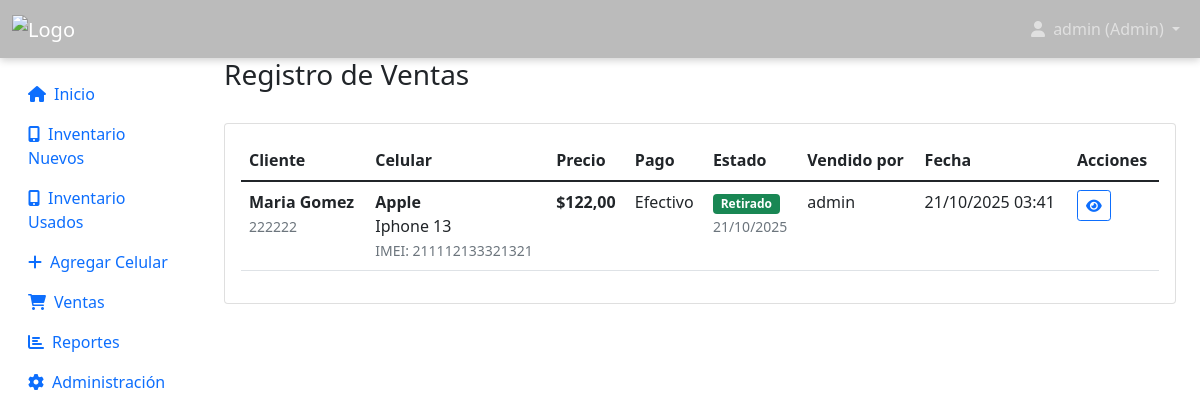
Before: /sales/ (signed in) with the older database file.
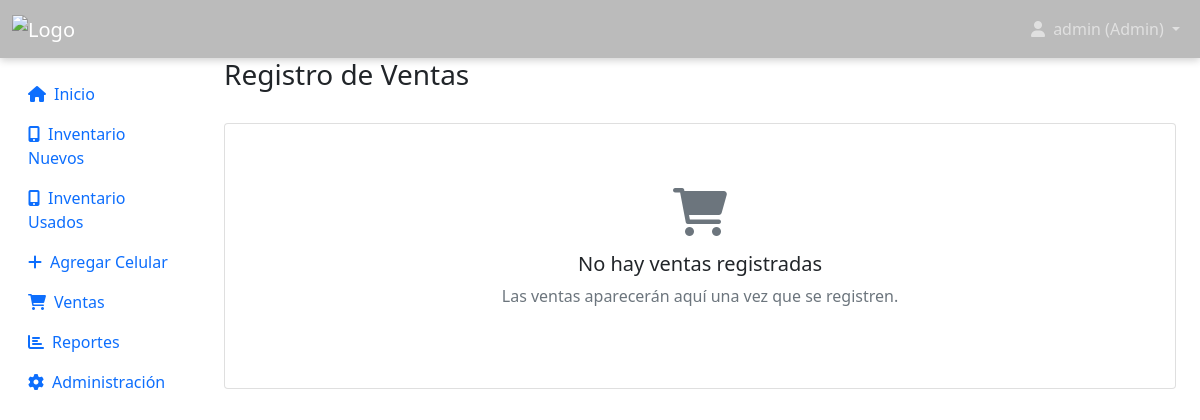
After: the same page with the newer database file.
### inventory/models.py (models this page shows, shortened)
class Sale(models.Model):
    PAYMENT_METHODS = [
        ('cash', 'Efectivo'),
        ('card', 'Tarjeta'),
        ('transfer', 'Transferencia'),
        ('financing', 'Financiación'),
        ('mixed', 'Mixto'),
    ]
    id = models.UUIDField(
        primary_key=True,
        default=uuid.uuid4,
        editable=False
    )
    phone = models.OneToOneField(
        Phone,
        on_delete=models.CASCADE,
        verbose_name='Celular'
    )
    customer = models.ForeignKey(
        Customer,
        on_delete=models.CASCADE,
        verbose_name='Cliente'
    )
    sale_price = models.DecimalField(
        max_digits=10,
        decimal_places=2,
        verbose_name='Precio de venta'
    )
    payment_method = models.CharField(
        max_length=20,
        choices=PAYMENT_METHODS,
        verbose_name='Forma de pago'
    )
    is_picked_up = models.BooleanField(
        default=False,
        verbose_name='Retirado'
    )
    pickup_date = models.DateTimeField(
        null=True,
        blank=True,
        verbose_name='Fecha de retiro'
    )
    has_trade_in = models.BooleanField(
        default=False,
        verbose_name='Tiene parte de pago'
    )
    trade_in_phone = models.ForeignKey(
        Phone,
        on_delete=models.SET_NULL,
        null=True,
        blank=True,
        related_name='trade_in_sales',
        verbose_name='Celular en parte de pago'
    )
    trade_in_value = models.DecimalField(
        max_digits=10,
        decimal_places=2,
        null=True,
        blank=True,
        verbose_name='Valor parte de pago'
    )
    sold_by = models.ForeignKey(
        CustomUser,
        on_delete=models.SET_NULL,
        null=True,
        verbose_name='Vendido por'
    )
    sale_date = models.DateTimeField(
        auto_now_add=True,
        verbose_name='Fecha de venta'
    )
    notes = models.TextField(
        blank=True,
        verbose_name='Notas'
    )
    class Meta:
        verbose_name = 'Venta'
        verbose_name_plural = 'Ventas'
        ordering = ['-sale_date']

class Customer(models.Model):
    name = models.CharField(
        max_length=100,
        verbose_name='Nombre completo'
    )
    email = models.EmailField(
        blank=True,
        verbose_name='Email'
    )
    phone = models.CharField(
        max_length=20,
        blank=True,
        verbose_name='Teléfono'
    )
    address = models.TextField(
        blank=True,
        verbose_name='Dirección'
    )
    dni = models.CharField(
        max_length=20,
        blank=True,
        verbose_name='DNI/Documento'
    )
    created_at = models.DateTimeField(
        auto_now_add=True,
        verbose_name='Fecha de registro'
    )
    class Meta:
        verbose_name = 'Cliente'
        verbose_name_plural = 'Clientes'
        ordering = ['name']

class Phone(models.Model):
    internal_code = models.CharField(
        max_length=30,
        unique=True,
        blank=True,
        null=True,
        verbose_name='Código interno'
    )
    battery_percentage = models.PositiveIntegerField(
        default=100,
        verbose_name='Porcentaje de batería'
    )
    ACQUISITION_CHOICES = [
        ('mayorista', 'Compra mayorista'),
        ('parte_pago', 'Parte de pago'),
        ('', 'No aplica'),
    ]
    acquisition_type = models.CharField(
        max_length=20,
        choices=ACQUISITION_CHOICES,
        blank=True,
        default='',
        verbose_name='Tipo de adquisición'
    )
    acquired_from = models.ForeignKey(
        'Customer',
        on_delete=models.SET_NULL,
        null=True,
        blank=True,
        verbose_name='Cliente que entregó',
        help_text='Solo si fue parte de pago',
        related_name='phones_acquired'
    )
    """
    Modelo principal para los celulares en inventario
    """
    STATUS_CHOICES = [
        ('available', 'Stock'),          # antes Disponible
        ('reserved', 'Reservado'),
        ('sold', 'Vendido'),
        ('service', 'Servicio técnico'), # nuevo (reemplaza damaged como estado operativo)
        ('in_transit', 'En camino'),
        ('warehouse', 'Depósito'),       # nuevo: almacenado fuera de sala de ventas
    ]
    CONDITION_CHOICES = [
        ('new', 'Nuevo'),
        ('used', 'Usado'),
        ('refurbished', 'Reacondicionado'),
    ]
    imei_validator = RegexValidator(
        regex=r'^\d{15}$',
        message='El IMEI debe tener exactamente 15 dígitos'
    )
    id = models.UUIDField(
        primary_key=True,
        default=uuid.uuid4,
        editable=False
    )
    model = models.ForeignKey(
        PhoneModel,
        on_delete=models.CASCADE,
        verbose_name='Modelo'
    )
    imei = models.CharField(
        max_length=15,
        unique=True,
        validators=[imei_validator],
        verbose_name='IMEI'
    )
    status = models.CharField(
        max_length=20,
        choices=STATUS_CHOICES,
        default='available',
        verbose_name='Estado'
    )
    condition = models.CharField(
        max_length=20,
        choices=CONDITION_CHOICES,
        default='new',
        verbose_name='Condición'
    )
    price = models.DecimalField(
        max_digits=10,
        decimal_places=2,
        verbose_name='Precio'
    )
    storage_capacity = models.CharField(
        max_length=10,
        blank=True,
        verbose_name='Capacidad de almacenamiento'
    )
    color = models.CharField(
        max_length=30,
        blank=True,
        verbose_name='Color'
    )
    notes = models.TextField(
        blank=True,
        verbose_name='Notas'
    )
    added_by = models.ForeignKey(
        CustomUser,
        on_delete=models.SET_NULL,
        null=True,
        related_name='phones_added',
        verbose_name='Agregado por'
    )
    created_at = models.DateTimeField(
        auto_now_add=True,
        verbose_name='Fecha de ingreso'
    )
    updated_at = models.DateTimeField(
        auto_now=True,
        verbose_name='Última modificación'
    )
    class Meta:
        verbose_name = 'Celular'
        verbose_name_plural = 'Celulares'
        ordering = ['-created_at']

class PhoneModel(models.Model):
    brand = models.ForeignKey(
        Brand,
        on_delete=models.CASCADE,
        verbose_name='Marca'
    )
    name = models.CharField(
        max_length=100,
        verbose_name='Nombre del modelo'
    )
    is_active = models.BooleanField(
        default=True,
        verbose_name='Activo'
    )
    created_at = models.DateTimeField(
        auto_now_add=True,
        verbose_name='Fecha de creación'
    )
    class Meta:
        verbose_name = 'Modelo de celular'
        verbose_name_plural = 'Modelos de celulares'
        unique_together = ['brand', 'name']
        ordering = ['brand__name', 'name']

class Brand(models.Model):
    name = models.CharField(
        max_length=50,
        unique=True,
        verbose_name='Nombre'
    )
    is_active = models.BooleanField(
        default=True,
        verbose_name='Activa'
    )
    created_at = models.DateTimeField(
        auto_now_add=True,
        verbose_name='Fecha de creación'
    )
    class Meta:
        verbose_name = 'Marca'
        verbose_name_plural = 'Marcas'
        ordering = ['name']

class CustomUser(AbstractUser):
    ROLE_CHOICES = [
        ('admin', 'Administrador'),
        ('employee', 'Empleado'),
    ]
    role = models.CharField(
        max_length=10,
        choices=ROLE_CHOICES,
        default='employee',
        verbose_name='Rol'
    )
    phone = models.CharField(
        max_length=20,
        blank=True,
        verbose_name='Teléfono'
    )
    created_at = models.DateTimeField(
        auto_now_add=True,
        verbose_name='Fecha de creación'
    )
    is_active_employee = models.BooleanField(
        default=True,
        verbose_name='Empleado activo'
    )
    class Meta:
        verbose_name = 'Usuario'
        verbose_name_plural = 'Usuarios'

### inventory/views.py (the view)
# urls.py: path('sales/', views.sales_list, name='sales_list'),
@login_required
def sales_list(request):
    sales = Sale.objects.select_related(
        'phone__model__brand', 'customer', 'sold_by'
    ).order_by('-sale_date')
    paginator = Paginator(sales, 20)
    page_number = request.GET.get('page')
    page_obj = paginator.get_page(page_number)
    return render(request, 'inventory/sales_list.html', {'page_obj': page_obj})

### inventory/context_processors.py (called while the page is built)
def user_info(request):
    context = {}
    if request.user.is_authenticated:
        context['user_role'] = 'admin' if request.user.is_staff else 'empleado'
        context['user_full_name'] = request.user.get_full_name() or request.user.username
    return context

### templates/inventory/sales_list.html (shortened to what this page needs)
{% extends 'base.html' %}
{% block content %}
<div class="d-flex justify-content-between align-items-center mb-4">
    <h1 class="h3">Registro de Ventas</h1>
</div>
<div class="card">
    <div class="card-body">
        {% if page_obj %}
            <div class="table-responsive">
                <table class="table table-hover">
                    <thead>
                        <tr>
                            <th>Cliente</th>
                            <th>Celular</th>
                            <th>Precio</th>
                            <th>Pago</th>
                            <th>Estado</th>
                            <th>Vendido por</th>
                            <th>Fecha</th>
                            <th>Acciones</th>
                        </tr>
                    </thead>
                    <tbody>
                        {% for sale in page_obj %}
                            <tr>
                                <td>
                                    <strong>{{ sale.customer.name }}</strong>
                                    {% if sale.customer.phone %}
                                        <br><small class="text-muted">{{ sale.customer.phone }}</small>
                                    {% endif %}
                                </td>
                                <td>
                                    <strong>{{ sale.phone.model.brand.name }}</strong><br>
                                    {{ sale.phone.model.name }}
                                    <br><small class="text-muted">IMEI: {{ sale.phone.imei }}</small>
                                </td>
                                <td>
                                    <strong>${{ sale.sale_price }}</strong>
                                </td>
                                <td>{{ sale.get_payment_method_display }}</td>
                                <td>
                                    {% if sale.is_picked_up %}
                                        <span class="badge bg-success">Retirado</span>
                                        {% if sale.pickup_date %}
                                            <br><small class="text-muted">{{ sale.pickup_date|date:"d/m/Y" }}</small>
                                        {% endif %}
                                    {% else %}
                                        <span class="badge bg-warning">Pendiente</span>
                                    {% endif %}
                                </td>
                                <td>{{ sale.sold_by.get_full_name|default:sale.sold_by.username }}</td>
                                <td>{{ sale.sale_date|date:"d/m/Y H:i" }}</td>
                                <td>
                                    <div class="btn-group btn-group-sm">
                                        <a href="{% url 'sale_detail' sale.id %}" class="btn btn-outline-primary" title="Ver detalle">
                                            <i class="fas fa-eye"></i>
                                        </a>
                                    </div>
                                </td>
                            </tr>
                        {% endfor %}
                    </tbody>
                </table>
            </div>
        {% else %}
            <div class="text-center py-5">
                <i class="fas fa-shopping-cart fa-3x text-muted mb-3"></i>
                <h5>No hay ventas registradas</h5>
                <p class="text-muted">Las ventas aparecerán aquí una vez que se registren.</p>
            </div>
        {% endif %}
    </div>
</div>
{% endblock %}

Changed rows visible on the page:
removed Sale: customer.name "Maria Gomez", customer.phone "222222", phone.model.brand.name "Apple", phone.model.name "Iphone 13", phone.imei "211112133321321", sale_price "122,00", payment_method "Efectivo", pickup_date "21/10/2025", sold_by.get_full_name "admin", sale_date "21/10/2025 03:41"
Other visible differences:
text no longer shown: "Cliente Celular Precio Pago Estado Vendido por Fecha Acciones"
text now shown: "No hay ventas registradas Las ventas aparecerán aquí una vez que se registren."
